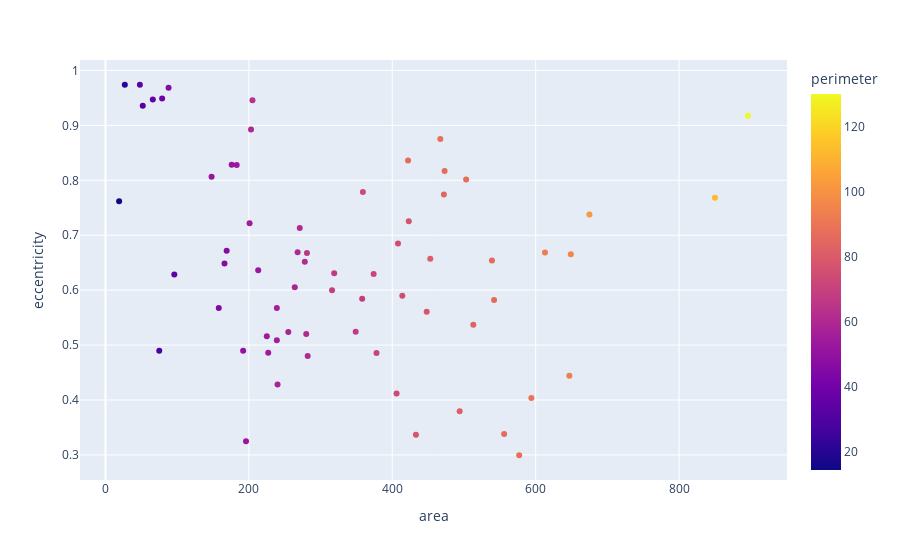

Notebook cell for this chart:
### Markdown cell above
Create a scatter plot colored by category and sized by the "size" column.

### Code cell
px.scatter(
    df,
    x="area",
    y="eccentricity",
    color="perimeter"
)
